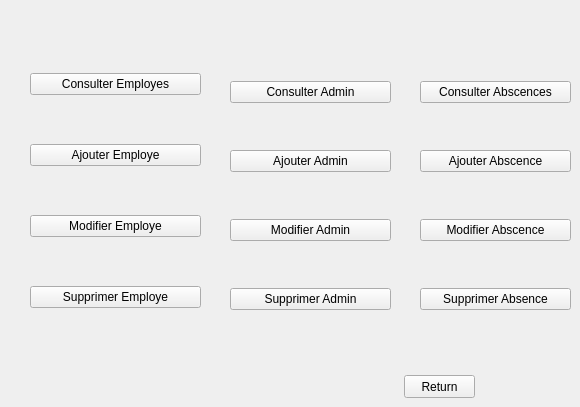
   <widget class="QWidget" name="page_10">
    <widget class="QWidget" name="layoutWidget">
     <property name="geometry">
      <rect>
       <x>30</x>
       <y>30</y>
       <width>171</width>
       <height>321</height>
      </rect>
     </property>
     <layout class="QVBoxLayout" name="verticalLayout_2">
      <item>
       <widget class="QPushButton" name="pushButton_26">
        <property name="text">
         <string>Consulter Employes</string>
        </property>
       </widget>
      </item>
      <item>
       <widget class="QPushButton" name="pushButton_27">
        <property name="text">
         <string>Ajouter Employe</string>
        </property>
       </widget>
      </item>
      <item>
       <widget class="QPushButton" name="pushButton_28">
        <property name="text">
         <string>Modifier Employe</string>
        </property>
       </widget>
      </item>
      <item>
       <widget class="QPushButton" name="pushButton_29">
        <property name="text">
         <string>Supprimer Employe</string>
        </property>
       </widget>
      </item>
     </layout>
    </widget>
    <widget class="QPushButton" name="pushButton_56">
     <property name="geometry">
      <rect>
       <x>404</x>
       <y>375</y>
       <width>71</width>
       <height>23</height>
      </rect>
     </property>
     <property name="text">
      <string>Return</string>
     </property>
    </widget>
    <widget class="QWidget" name="verticalLayoutWidget">
     <property name="geometry">
      <rect>
       <x>230</x>
       <y>40</y>
       <width>161</width>
       <height>311</height>
      </rect>
     </property>
     <layout class="QVBoxLayout" name="verticalLayout_5">
      <item>
       <widget class="QPushButton" name="pushButton_85">
        <property name="text">
         <string>Consulter Admin</string>
        </property>
       </widget>
      </item>
      <item>
       <widget class="QPushButton" name="pushButton_82">
        <property name="text">
         <string>Ajouter Admin</string>
        </property>
       </widget>
      </item>
      <item>
       <widget class="QPushButton" name="pushButton_84">
        <property name="text">
         <string>Modifier Admin</string>
        </property>
       </widget>
      </item>
      <item>
       <widget class="QPushButton" name="pushButton_83">
        <property name="text">
         <string>Supprimer Admin</string>
        </property>
       </widget>
      </item>
     </layout>
    </widget>
    <widget class="QWidget" name="layoutWidget">
     <property name="geometry">
      <rect>
       <x>420</x>
       <y>40</y>
       <width>151</width>
       <height>311</height>
      </rect>
     </property>
     <layout class="QVBoxLayout" name="verticalLayout_18">
      <item>
       <widget class="QPushButton" name="pushButton_20">
        <property name="text">
         <string>Consulter Abscences</string>
        </property>
       </widget>
      </item>
      <item>
       <widget class="QPushButton" name="pushButton_48">
        <property name="text">
         <string>Ajouter Abscence</string>
        </property>
       </widget>
      </item>
      <item>
       <widget class="QPushButton" name="pushButton_49">
        <property name="text">
         <string>Modifier Abscence</string>
        </property>
       </widget>
      </item>
      <item>
       <widget class="QPushButton" name="pushButton_50">
        <property name="text">
         <string>Supprimer Absence</string>
        </property>
       </widget>
      </item>
     </layout>
    </widget>
   </widget>
